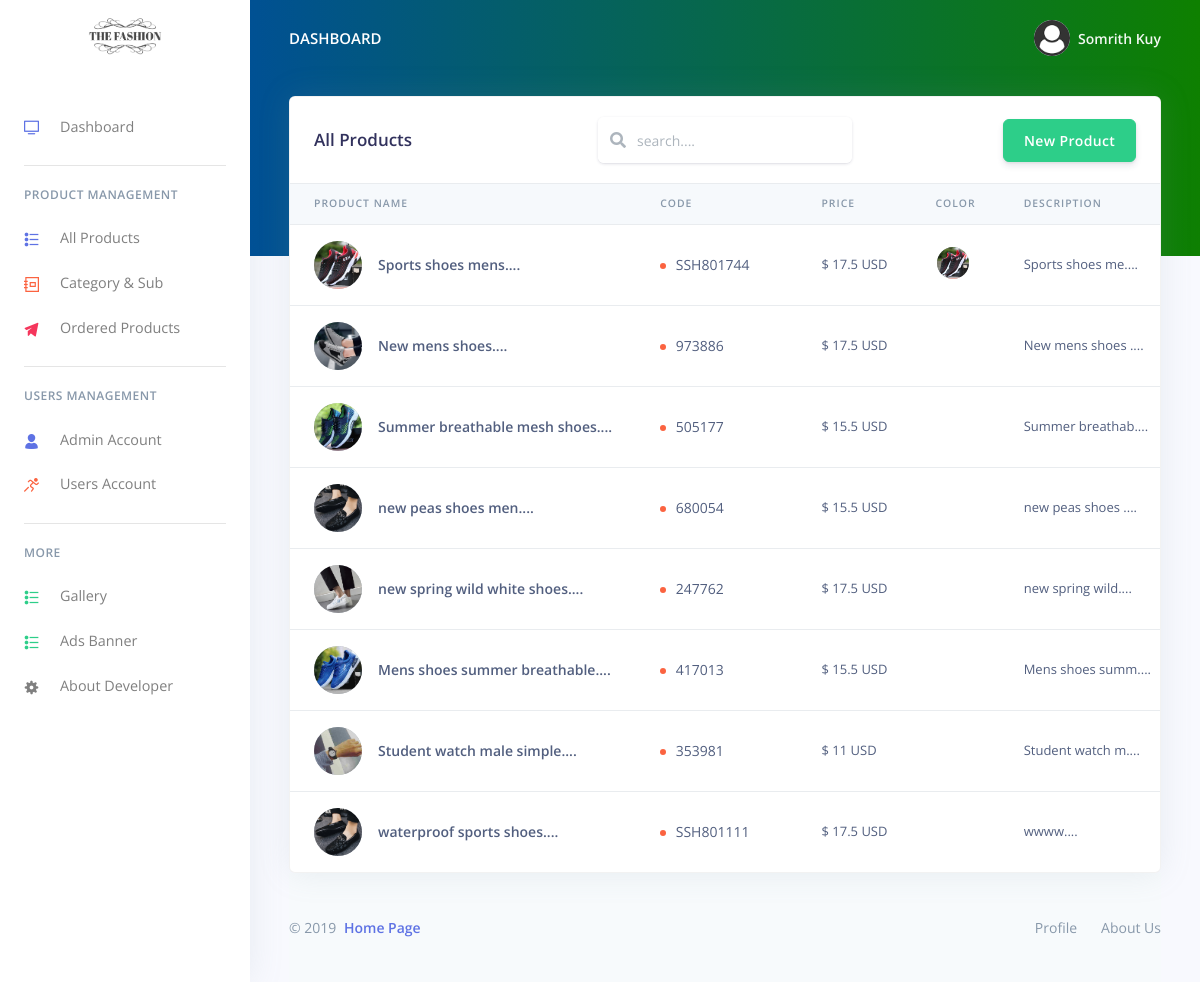
The page /dashboard/product.php (signed in) on the database its author committed.
### tables this page shows
CREATE TABLE `tbl_product` (
  `product_id` tinyint(11) NOT NULL,
  `name` varchar(60) NOT NULL,
  `code` varchar(60) NOT NULL,
  `price` float NOT NULL,
  `size_id` int(11) NOT NULL,
  `type` varchar(40) NOT NULL,
  `thumbnail` varchar(100) NOT NULL,
  `description` text NOT NULL,
  `category_id` int(11) NOT NULL,
  `subcategory_id` int(11) NOT NULL,
  `user_id` int(11) NOT NULL,
  `created_at` timestamp NOT NULL DEFAULT current_timestamp() ON UPDATE current_timestamp()
);

CREATE TABLE `tbl_product_image` (
  `productimg_id` int(11) NOT NULL,
  `productimg_value` varchar(40) NOT NULL,
  `product_id` int(11) NOT NULL,
  `productimg_url` varchar(100) NOT NULL
);

### config/admin.php (called while the page is built, shortened)
<?php
class Admin
{
    public $server = "localhost";
    public  $username = "root";
    public  $password = "";
    public $database = "instinct";
    public $connect;
  public function __construct()
  {
    $this->connect = mysqli_connect("{$this->server}","{$this->username}","{$this->password}","{$this->database}") or die('fail');
  }
  function get_products(){
      $sql = "SELECT * FROM tbl_product";
      $query = $this->connect->query($sql);
      return $query;
  }
  function get_product_color($id){
    $sql = "SELECT productimg_url, productimg_value from tbl_product_image WHERE product_id = {$id}";
    $query = $this->connect->query($sql);
    return $query;
  }
  function get_recent_user($id){
    $sql = "SELECT * from tbl_admin WHERE user_id = {$id}";
    $query = $this->connect->query($sql);
    return $query;
  }
}
?>

### dashboard/product.php (the view, shortened to what this page needs)
<?php
      include './layouts/header.php';
      include './layouts/sidemenu.php';
      $admin = new Admin;
      $product = $admin->get_products();
?>
  <div class="main-content">
    <?php include './layouts/top-menu.php'; ?>
<div class="container-fluid mt--9">
  <div class="row">
         <div class="col">
           <div class="card shadow">
             <div class="card-header border-0">
              <div class="row align-items-center">
               <div class="col-4">
                 <h3 class="mb-0">All Products</h3>
               </div>
               <div class="col-4 text-right">
                 <div class="input-group input-group-alternative">
                     <div class="input-group-prepend">
                     <span class="input-group-text"><i class="fas fa-search"></i></span>
                   </div>
                     <input type="text" id="myInput" value="" class="form-control" placeholder="search....">
                   </div>
               </div>
               <div class="col-4 text-right">
                 <a href="product_add.php" class="btn btn-success">New Product</a>
               </div>
             </div>
             </div>
             <div class="table-responsive">
               <table class="table align-items-center table-flush">
                 <thead class="thead-light">
                   <tr>
                     <th scope="col">Product Name</th>
                     <th scope="col">Code</th>
                     <th scope="col">Price</th>
                     <th scope="col">Color</th>
                     <th scope="col">description</th>
                   </tr>
                 </thead>
                 <tbody id="data">
                    <?php if($product->num_rows>0){
                      while($each = $product->fetch_assoc()){
                      ?>
                   <tr>
                     <th scope="row">
                       <div class="media align-items-center">
                         <a href="#" class="avatar rounded-circle mr-3">
                           <img alt="Image placeholder" src="../assets/images/uploads/<?php echo $each['thumbnail']; ?>">
                         </a>
                         <div class="media-body">
                           <span class="mb-0 text-sm"><?php echo substr($each['name'],0,30).'....'; ?></span>
                         </div>
                       </div>
                     </th>
                     <td>
                       <span class="badge badge-dot mr-4">
                         <i class="bg-warning"></i> <?php echo $each['code']; ?>
                       </span>
                     </td>
                     <td>
                       $ <?php echo $each['price']; ?> USD
                     </td>
                     <td>
                       <div class="avatar-group">
                        <?php $color = $admin->get_product_color($each['product_id']);
                        if($color->num_rows>0){
                          while($clr = $color->fetch_assoc()){
                        ?>
                         <a href="#" class="avatar avatar-sm" data-toggle="tooltip" data-original-title="<?php echo $clr['productimg_value']; ?>">
                           <img alt="Image placeholder" src="../assets/images/uploads/<?php echo $clr['productimg_url']; ?>" class="rounded-circle">
                         </a>
                       <?php } }  ?>
                       </div>
                     </td>
                     <td>
                      <?php echo substr($each['description'],0,15).'....'; ?>
                     </td>
                   </tr>
                 <?php }}  ?>
                 </tbody>
               </table>
             </div>
           </div>
         </div>
       </div>
<?php include './layouts/footer-credit.php'; ?>
</div>
</div>
<?php include './layouts/footer.php'; ?>

### dashboard/layouts/top-menu.php (shortened to what this page needs)
<nav class="navbar navbar-top navbar-expand-md navbar-dark" id="navbar-main">
  <div class="container-fluid">
    <a class="h4 mb-0 text-white text-uppercase d-none d-lg-inline-block" href="./index.php">Dashboard</a>
    <ul class="navbar-nav align-items-center d-none d-md-flex">
      <li class="nav-item dropdown">
        <a class="nav-link pr-0" href="#" role="button" data-toggle="dropdown" aria-haspopup="true" aria-expanded="false">
          <div class="media align-items-center">
            <?php $admin = new Admin;
            $myid = $_SESSION["user_id"];
            $top_profile = $admin->get_recent_user($myid);
            while($a = $top_profile->fetch_assoc()){
            ?>
            <span class="avatar avatar-sm rounded-circle">
              <img alt="Image placeholder" src="../assets/images/uploads/<?php echo $a['profile']; ?>">
            </span>
            <div class="media-body ml-2 d-none d-lg-block">
              <span class="mb-0 text-sm  font-weight-bold"><?php echo $a['firstname'].' '.$a['lastname']; ?></span>
            </div>
          <?php } ?>
          </div>
        </a>
      </li>
    </ul>
  </div>
</nav>

### rows shown on the page
tbl_product: thumbnail (picture), name "Sports shoes mens", code "SSH801744", price "17.5", description "Sports shoes me"
tbl_product_image: productimg_url (picture)
tbl_product: thumbnail (picture), name "New mens shoes", code "973886", price "17.5", description "New mens shoes"
tbl_product: thumbnail (picture), name "Summer breathable mesh shoes", code "505177", price "15.5", description "Summer breathab"
tbl_product: thumbnail (picture), name "new peas shoes men", code "680054", price "15.5", description "new peas shoes"
tbl_product: thumbnail (picture), name "new spring wild white shoes", code "247762", price "17.5", description "new spring wild"
tbl_product: thumbnail (picture), name "Mens shoes summer breathable", code "417013", price "15.5", description "Mens shoes summ"
tbl_product: thumbnail (picture), name "Student watch male simple", code "353981", price "11", description "Student watch m"
tbl_product: thumbnail (picture), name "waterproof sports shoes", code "SSH801111", price "17.5", description "wwww"

### other values the page prints
$a['firstname'] "Somrith"
$a['lastname'] "Kuy"
